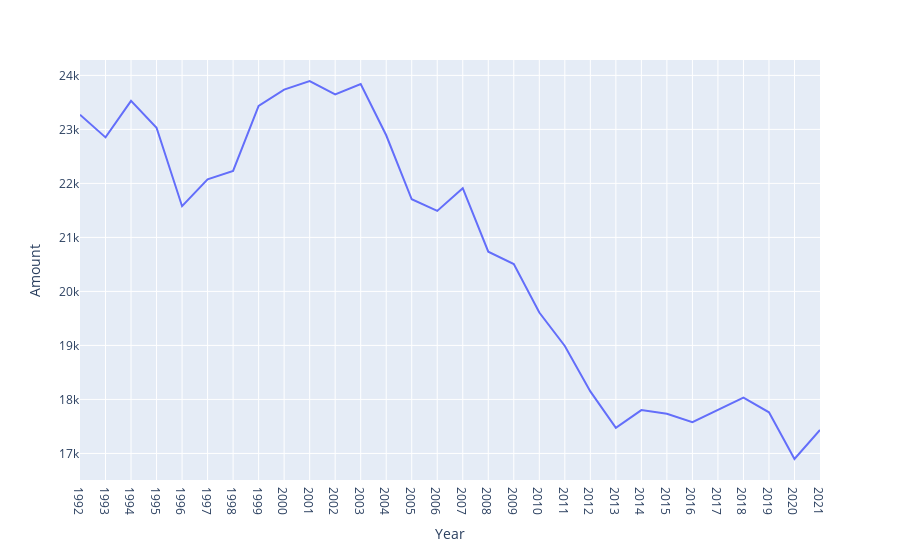

Here is the notebook cell this chart was saved with:
### Code cell
px.line(line_df, x='Year', y='Amount')

### Figure 1 — Plotly figure (JSON) as saved in the notebook; plotly's stock layout.template omitted (floating-point values rounded to 4 significant figures)
{"data": [{"hovertemplate": "Year=%{x}<br>Amount=%{y}<extra></extra>", "legendgroup": "", "line": {"color": "#636efa", "dash": "solid"}, "marker": {"symbol": "circle"}, "mode": "lines", "name": "", "orientation": "v", "showlegend": false, "type": "scatter", "x": ["1992", "1993", "1994", "1995", "1996", "1997", "1998", "1999", "2000", "2001", "2002", "2003", "2004", "2005", "2006", "2007", "2008", "2009", "2010", "2011", "2012", "2013", "2014", "2015", "2016", "2017", "2018", "2019", "2020", "2021"], "xaxis": "x", "y": [23272, 22852, 23527, 23030, 21578, 22076, 22232, 23434, 23737, 23896, 23647, 23840, 22891, 21706, 21491, 21911, 20736, 20506, 19609, 18990, 18148, 17473, 17803, 17736, 17577, 17799, 18033, 17761, 16897, 17436], "yaxis": "y"}], "layout": {"legend": {"tracegroupgap": 0}, "margin": {"t": 60}, "xaxis": {"anchor": "y", "domain": [0, 1], "title": {"text": "Year"}}, "yaxis": {"anchor": "x", "domain": [0, 1], "title": {"text": "Amount"}}}}
